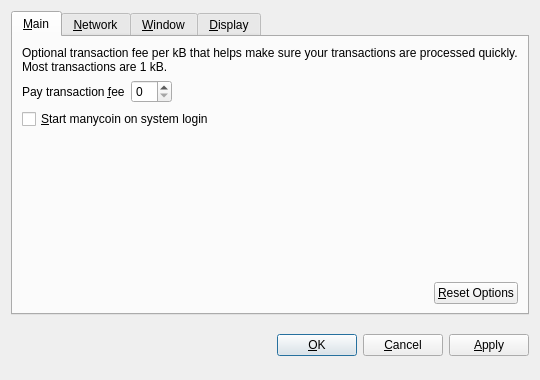
<?xml version="1.0" encoding="UTF-8"?>
<ui version="4.0">
 <class>OptionsDialog</class>
 <widget class="QDialog" name="OptionsDialog">
  <property name="geometry">
   <rect>
    <x>0</x>
    <y>0</y>
    <width>540</width>
    <height>380</height>
   </rect>
  </property>
  <property name="windowTitle">
   <string>Options</string>
  </property>
  <property name="modal">
   <bool>true</bool>
  </property>
  <layout class="QVBoxLayout" name="verticalLayout">
   <item>
    <widget class="QTabWidget" name="tabWidget">
     <property name="tabPosition">
      <enum>QTabWidget::North</enum>
     </property>
     <property name="currentIndex">
      <number>0</number>
     </property>
     <widget class="QWidget" name="tabMain">
      <attribute name="title">
       <string>&amp;Main</string>
      </attribute>
      <layout class="QVBoxLayout" name="verticalLayout_Main">
       <item>
        <widget class="QLabel" name="transactionFeeInfoLabel">
         <property name="text">
          <string>Optional transaction fee per kB that helps make sure your transactions are processed quickly. Most transactions are 1 kB.</string>
         </property>
         <property name="textFormat">
          <enum>Qt::PlainText</enum>
         </property>
         <property name="wordWrap">
          <bool>true</bool>
         </property>
        </widget>
       </item>
       <item>
        <layout class="QHBoxLayout" name="horizontalLayout_1_Main">
         <item>
          <widget class="QLabel" name="transactionFeeLabel">
           <property name="text">
            <string>Pay transaction &amp;fee</string>
           </property>
           <property name="textFormat">
            <enum>Qt::PlainText</enum>
           </property>
           <property name="buddy">
            <cstring>transactionFee</cstring>
           </property>
          </widget>
         </item>
         <item>
          <widget class="BitcoinAmountField" name="transactionFee"/>
         </item>
         <item>
          <spacer name="horizontalSpacer_1_Main">
           <property name="orientation">
            <enum>Qt::Horizontal</enum>
           </property>
           <property name="sizeHint" stdset="0">
            <size>
             <width>40</width>
             <height>20</height>
            </size>
           </property>
          </spacer>
         </item>
        </layout>
       </item>
       <item>
        <widget class="QCheckBox" name="bitcoinAtStartup">
         <property name="toolTip">
          <string>Automatically start manycoin after logging in to the system.</string>
         </property>
         <property name="text">
          <string>&amp;Start manycoin on system login</string>
         </property>
        </widget>
       </item>
       <item>
        <spacer name="verticalSpacer_Main">
         <property name="orientation">
          <enum>Qt::Vertical</enum>
         </property>
         <property name="sizeHint" stdset="0">
          <size>
           <width>20</width>
           <height>40</height>
          </size>
         </property>
        </spacer>
       </item>
       <item>
        <layout class="QHBoxLayout" name="horizontalLayout_2_Main">
         <item>
          <spacer name="horizontalSpacer_2_Main">
           <property name="orientation">
            <enum>Qt::Horizontal</enum>
           </property>
           <property name="sizeHint" stdset="0">
            <size>
             <width>40</width>
             <height>20</height>
            </size>
           </property>
          </spacer>
         </item>
         <item>
          <widget class="QPushButton" name="resetButton">
           <property name="toolTip">
            <string>Reset all client options to default.</string>
           </property>
           <property name="text">
            <string>&amp;Reset Options</string>
           </property>
           <property name="autoDefault">
            <bool>false</bool>
           </property>
          </widget>
         </item>
        </layout>
       </item>
      </layout>
     </widget>
     <widget class="QWidget" name="tabNetwork">
      <attribute name="title">
       <string>&amp;Network</string>
      </attribute>
      <layout class="QVBoxLayout" name="verticalLayout_Network">
       <item>
        <widget class="QCheckBox" name="mapPortUpnp">
         <property name="toolTip">
          <string>Automatically open the manycoin client port on the router. This only works when your router supports UPnP and it is enabled.</string>
         </property>
         <property name="text">
          <string>Map port using &amp;UPnP</string>
         </property>
        </widget>
       </item>
       <item>
        <widget class="QCheckBox" name="connectSocks">
         <property name="toolTip">
          <string>Connect to the manycoin network through a SOCKS proxy (e.g. when connecting through Tor).</string>
         </property>
         <property name="text">
          <string>&amp;Connect through SOCKS proxy:</string>
         </property>
        </widget>
       </item>
       <item>
        <layout class="QHBoxLayout" name="horizontalLayout_Network">
         <item>
          <widget class="QLabel" name="proxyIpLabel">
           <property name="text">
            <string>Proxy &amp;IP:</string>
           </property>
           <property name="textFormat">
            <enum>Qt::PlainText</enum>
           </property>
           <property name="buddy">
            <cstring>proxyIp</cstring>
           </property>
          </widget>
         </item>
         <item>
          <widget class="QValidatedLineEdit" name="proxyIp">
           <property name="maximumSize">
            <size>
             <width>140</width>
             <height>16777215</height>
            </size>
           </property>
           <property name="toolTip">
            <string>IP address of the proxy (e.g. 127.0.0.1)</string>
           </property>
          </widget>
         </item>
         <item>
          <widget class="QLabel" name="proxyPortLabel">
           <property name="text">
            <string>&amp;Port:</string>
           </property>
           <property name="textFormat">
            <enum>Qt::PlainText</enum>
           </property>
           <property name="buddy">
            <cstring>proxyPort</cstring>
           </property>
          </widget>
         </item>
         <item>
          <widget class="QLineEdit" name="proxyPort">
           <property name="maximumSize">
            <size>
             <width>55</width>
             <height>16777215</height>
            </size>
           </property>
           <property name="toolTip">
            <string>Port of the proxy (e.g. 9050)</string>
           </property>
          </widget>
         </item>
         <item>
          <widget class="QLabel" name="socksVersionLabel">
           <property name="text">
            <string>SOCKS &amp;Version:</string>
           </property>
           <property name="textFormat">
            <enum>Qt::PlainText</enum>
           </property>
           <property name="buddy">
            <cstring>socksVersion</cstring>
           </property>
          </widget>
         </item>
         <item>
          <widget class="QValueComboBox" name="socksVersion">
           <property name="toolTip">
            <string>SOCKS version of the proxy (e.g. 5)</string>
           </property>
          </widget>
         </item>
         <item>
          <spacer name="horizontalSpacer_Network">
           <property name="orientation">
            <enum>Qt::Horizontal</enum>
           </property>
           <property name="sizeHint" stdset="0">
            <size>
             <width>40</width>
             <height>20</height>
            </size>
           </property>
          </spacer>
         </item>
        </layout>
       </item>
       <item>
        <spacer name="verticalSpacer_Network">
         <property name="orientation">
          <enum>Qt::Vertical</enum>
         </property>
         <property name="sizeHint" stdset="0">
          <size>
           <width>20</width>
           <height>40</height>
          </size>
         </property>
        </spacer>
       </item>
      </layout>
     </widget>
     <widget class="QWidget" name="tabWindow">
      <attribute name="title">
       <string>&amp;Window</string>
      </attribute>
      <layout class="QVBoxLayout" name="verticalLayout_Window">
       <item>
        <widget class="QCheckBox" name="minimizeToTray">
         <property name="toolTip">
          <string>Show only a tray icon after minimizing the window.</string>
         </property>
         <property name="text">
          <string>&amp;Minimize to the tray instead of the taskbar</string>
         </property>
        </widget>
       </item>
       <item>
        <widget class="QCheckBox" name="minimizeOnClose">
         <property name="toolTip">
          <string>Minimize instead of exit the application when the window is closed. When this option is enabled, the application will be closed only after selecting Quit in the menu.</string>
         </property>
         <property name="text">
          <string>M&amp;inimize on close</string>
         </property>
        </widget>
       </item>
       <item>
        <spacer name="verticalSpacer_Window">
         <property name="orientation">
          <enum>Qt::Vertical</enum>
         </property>
         <property name="sizeHint" stdset="0">
          <size>
           <width>20</width>
           <height>40</height>
          </size>
         </property>
        </spacer>
       </item>
      </layout>
     </widget>
     <widget class="QWidget" name="tabDisplay">
      <attribute name="title">
       <string>&amp;Display</string>
      </attribute>
      <layout class="QVBoxLayout" name="verticalLayout_Display">
       <item>
        <layout class="QHBoxLayout" name="horizontalLayout_1_Display">
         <item>
          <widget class="QLabel" name="langLabel">
           <property name="text">
            <string>User Interface &amp;language:</string>
           </property>
           <property name="textFormat">
            <enum>Qt::PlainText</enum>
           </property>
           <property name="buddy">
            <cstring>lang</cstring>
           </property>
          </widget>
         </item>
         <item>
          <widget class="QValueComboBox" name="lang">
           <property name="toolTip">
            <string>The user interface language can be set here. This setting will take effect after restarting manycoin.</string>
           </property>
          </widget>
         </item>
        </layout>
       </item>
       <item>
        <layout class="QHBoxLayout" name="horizontalLayout_2_Display">
         <item>
          <widget class="QLabel" name="unitLabel">
           <property name="text">
            <string>&amp;Unit to show amounts in:</string>
           </property>
           <property name="textFormat">
            <enum>Qt::PlainText</enum>
           </property>
           <property name="buddy">
            <cstring>unit</cstring>
           </property>
          </widget>
         </item>
         <item>
          <widget class="QValueComboBox" name="unit">
           <property name="toolTip">
            <string>Choose the default subdivision unit to show in the interface and when sending coins.</string>
           </property>
          </widget>
         </item>
        </layout>
       </item>
       <item>
        <widget class="QCheckBox" name="displayAddresses">
         <property name="toolTip">
          <string>Whether to show manycoin addresses in the transaction list or not.</string>
         </property>
         <property name="text">
          <string>&amp;Display addresses in transaction list</string>
         </property>
        </widget>
       </item>
       <item>
        <widget class="QCheckBox" name="coinControlFeatures">
         <property name="toolTip">
          <string>Whether to show coin control features or not.</string>
         </property>
         <property name="text">
          <string>Display coin &amp;control features (experts only!)</string>
         </property>
        </widget>
       </item>
       <item>
        <spacer name="verticalSpacer_Display">
         <property name="orientation">
          <enum>Qt::Vertical</enum>
         </property>
         <property name="sizeHint" stdset="0">
          <size>
           <width>20</width>
           <height>40</height>
          </size>
         </property>
        </spacer>
       </item>
      </layout>
     </widget>
    </widget>
   </item>
   <item>
    <layout class="QHBoxLayout" name="horizontalLayout_Buttons">
     <item>
      <spacer name="horizontalSpacer_1">
       <property name="orientation">
        <enum>Qt::Horizontal</enum>
       </property>
       <property name="sizeHint" stdset="0">
        <size>
         <width>40</width>
         <height>48</height>
        </size>
       </property>
      </spacer>
     </item>
     <item>
      <widget class="QLabel" name="statusLabel">
       <property name="font">
        <font>
         <weight>75</weight>
         <bold>true</bold>
        </font>
       </property>
       <property name="text">
        <string/>
       </property>
       <property name="textFormat">
        <enum>Qt::PlainText</enum>
       </property>
       <property name="wordWrap">
        <bool>true</bool>
       </property>
      </widget>
     </item>
     <item>
      <spacer name="horizontalSpacer_2">
       <property name="orientation">
        <enum>Qt::Horizontal</enum>
       </property>
       <property name="sizeHint" stdset="0">
        <size>
         <width>40</width>
         <height>48</height>
        </size>
       </property>
      </spacer>
     </item>
     <item>
      <widget class="QPushButton" name="okButton">
       <property name="text">
        <string>&amp;OK</string>
       </property>
      </widget>
     </item>
     <item>
      <widget class="QPushButton" name="cancelButton">
       <property name="text">
        <string>&amp;Cancel</string>
       </property>
       <property name="autoDefault">
        <bool>false</bool>
       </property>
      </widget>
     </item>
     <item>
      <widget class="QPushButton" name="applyButton">
       <property name="text">
        <string>&amp;Apply</string>
       </property>
       <property name="autoDefault">
        <bool>false</bool>
       </property>
      </widget>
     </item>
    </layout>
   </item>
  </layout>
 </widget>
 <customwidgets>
  <customwidget>
   <class>BitcoinAmountField</class>
   <extends>QSpinBox</extends>
   <header>bitcoinamountfield.h</header>
  </customwidget>
  <customwidget>
   <class>QValueComboBox</class>
   <extends>QComboBox</extends>
   <header>qvaluecombobox.h</header>
  </customwidget>
  <customwidget>
   <class>QValidatedLineEdit</class>
   <extends>QLineEdit</extends>
   <header>qvalidatedlineedit.h</header>
  </customwidget>
 </customwidgets>
 <resources/>
 <connections/>
</ui>
